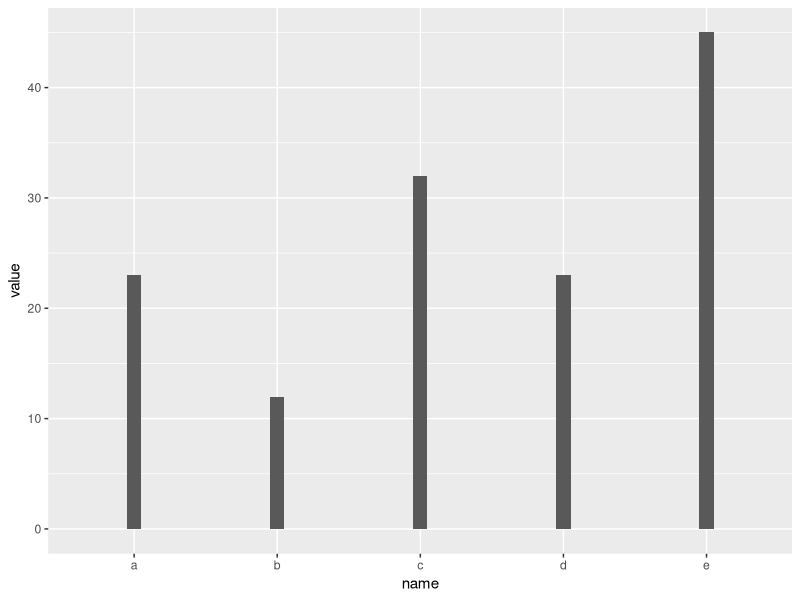

This chart was generated by the following R code:
# Title: Bar_3
# Author: Bolun Xu
# Version: 1.0
# Date: 2025/3/27
# Description:  调整宽度的柱状图


library(ggplot2)

data <- data.frame(
  name = c("a", "b", "c", "d", "e"),
  value = c(23, 12, 32, 23, 45)
)

ggplot(data, aes(x=name, y= value)) +
  geom_bar(stat = "identity" ,
           width = 0.1  # 0 - 1
  )